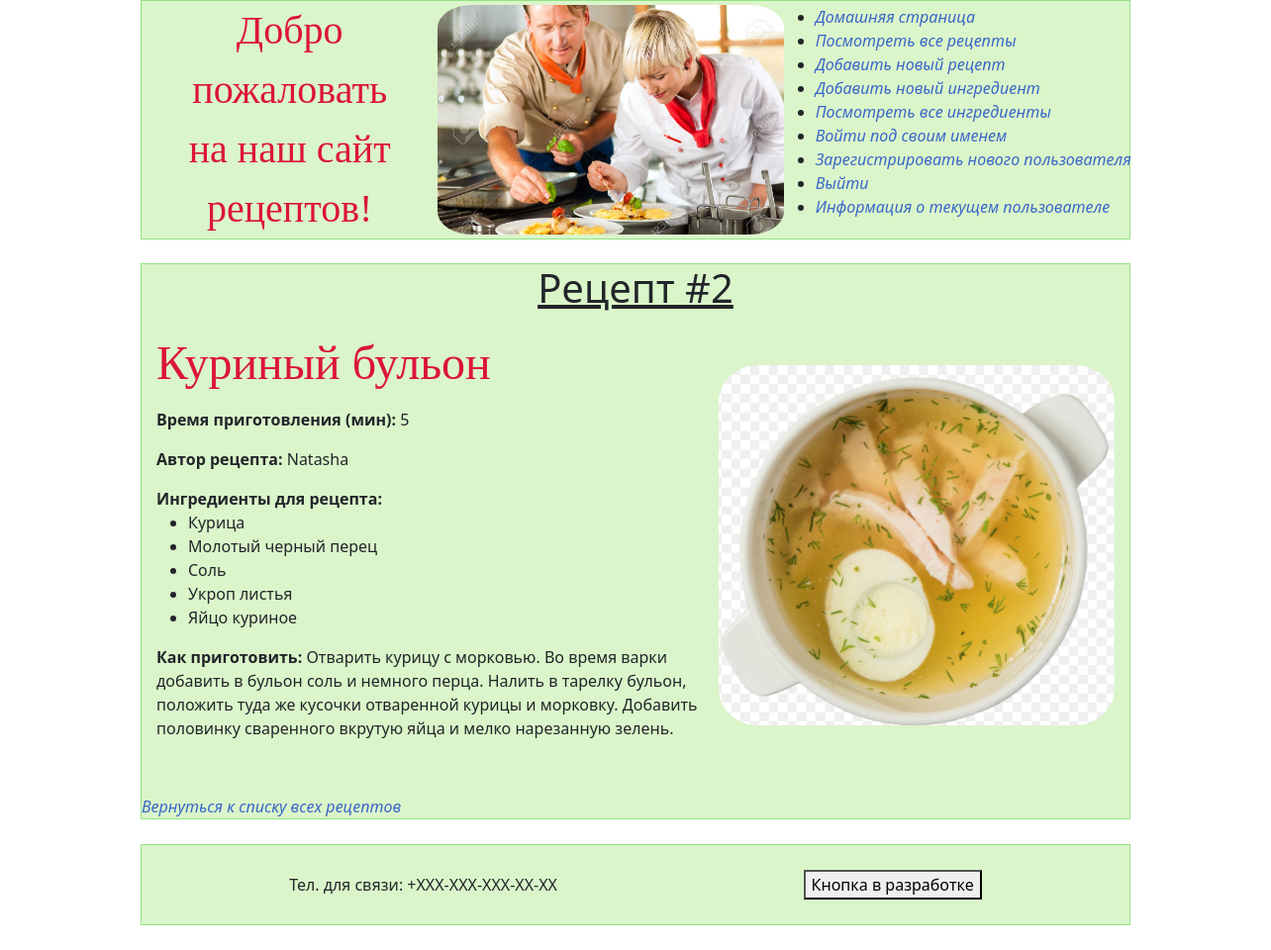
The page /recipes/2/ on the database its author committed.
### recipeapp/models.py (models this page shows, shortened)
class Recipe(models.Model):
    name = models.CharField(max_length=100)
    description = models.TextField(null=False, blank=True)
    created_at = models.DateTimeField(auto_now_add=True)
    changed_at = models.DateTimeField(auto_now=True)
    author = models.ForeignKey(User, on_delete=models.PROTECT)
    cooking_time_min = models.PositiveIntegerField(default=0)
    ingredients = models.ManyToManyField(Ingredient, related_name='recipes')
    preview = models.ImageField(null=True, blank=True, upload_to=recipe_preview_directory_path)

class Ingredient(models.Model):
    class Meta:
        ordering = ["name", 'measurement_unit']
    name = models.CharField(max_length=100, db_index=True)
    description = models.TextField(null=False, blank=True, db_index=True)
    measurement_unit = models.CharField(max_length=20, default='units')
    archived = models.BooleanField(default=False)
    preview = models.ImageField(null=True, blank=True, upload_to=ingredient_preview_directory_path)

### recipeapp/views.py (the view)
# urls.py: path('recipes/<int:pk>/', RecipeDetailView.as_view(), name='recipe_details'),
class RecipeDetailView(DetailView):
    queryset = (
        Recipe.objects.
        select_related('author').
        prefetch_related('ingredients')
    )

### recipeapp/templates/recipeapp/recipe_detail.html (shortened to what this page needs)
{% extends 'recipeapp/base.html' %}
{% block body %}
<div class="fixed-container">
    <h1 class="section-header">Рецепт #{{ object.pk }}</h1>
    <div class="recipe-detail">
        <div>
            <h2><span class="recipe-name">{{ object.name }}</span></h2></p>
            <p><b>Время приготовления (мин):</b> {{ object.cooking_time_min }}</p>
            <p><b>Автор рецепта:</b> {% firstof object.author.first_name object.author.username %}</p>
            <b>Ингредиенты для рецепта:</b>
            <ul>
                {% for ingredient in object.ingredients.all %}
                <li>{{ ingredient.name }}</li>
                {% endfor %}
            </ul>
            <p><b>Как приготовить:</b> {{ object.description }}</p>
        </div>
        {% if recipe.preview %}
        <div>
            <img src="{{ recipe.preview.url }}" alt="{{ recipe.preview.name }}" width="400px">
        </div>
        {% endif %}
    </div>
    <br>
    <div>
        <a href="{% url 'recipeapp:recipes_list' %}">Вернуться к списку всех рецептов</a>
    </div>
</div>
{% endblock %}

### static/styles.css (style rules this page uses)
html, body { margin: 0; padding: 0; }
.fixed-container { max-width: 1000px; height: 100%; margin-left: auto; margin-right: auto; background-color: #DBF5CA; }
img { border-radius: 10%; }
.recipe-detail { display: flex; justify-content: space-around; align-items: center; padding: 15px; }
.recipe-name { color: #DC143C; font-family: serif; font-size: 150%; }
.section-header { text-align: center; text-decoration: underline; }
a { text-decoration: none; font-style: italic; color: #3967C8 }

### rows shown on the page
Recipe: pk "2", name "Куриный бульон", cooking_time_min "5", author.first_name "Natasha", description "Отварить курицу с морковью. Во время варки добавить в бульон соль и немного перца. Налить в тарелку бульон, положить туда же кусочки отваренной курицы и морковку. Добавить половинку сваренного вкрутую яйца и мелко нарезанную зелень.", preview (picture)
Ingredient: name "Курица"
Ingredient: name "Молотый черный перец"
Ingredient: name "Соль"
Ingredient: name "Укроп листья"
Ingredient: name "Яйцо куриное"
